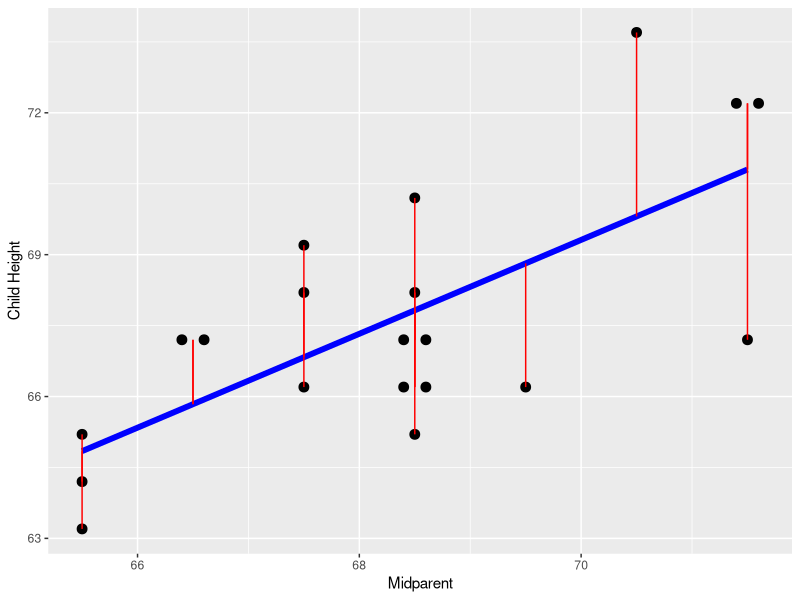

R code for this plot:
## ---- chunk 1
library('ggplot2')
## ---- chunk 2
# Galton's data 
dAll <- read.table('Galton.csv',header=TRUE,sep=',',stringsAsFactors=FALSE) 
print(summary(dAll))
print(var(dAll$Child))
print(var(dAll$Midparent))
print(summary(lm(Child~Midparent,data=dAll)))
mH <- mean(c(dAll$Child,dAll$Midparent))
dAll$ChildExcess <- dAll$Child - mH
dAll$MidparentExcess <- dAll$Midparent - mH
print(summary(lm(dAll$ChildExcess~dAll$MidparentExcess,data=dAll)))
set.seed(15961)
d <- dAll[sample.int(nrow(dAll),20),,drop=FALSE]
# complicated code to number repeated points
dSort <- data.frame(idx=seq_len(nrow(d)),key=paste(d$Midparent,d$Child),one=1,total=0,id=0,offset=0)
for(ki in unique(dSort$key)) {
  posns <- dSort$key==ki
  n <- sum(posns)
  dSort[posns,'total'] <- n
  dSort[posns,'id'] <- seq_len(n)
}
hasRep <- dSort$total>1
dSort[hasRep,'offset'] <- 2*(dSort[hasRep,'id']-1)/(dSort[hasRep,'total']-1) -1
d$offset <- dSort$offset
model <- lm(Child~Midparent,data=d)
print(summary(model))
d$yEst <- predict(model,newdata=d)
ggplot(data=d,aes(x=Midparent)) +
  geom_line(aes(y=yEst),size=2,color='blue') +
  scale_size() + geom_point(aes(x=(Midparent+0.1*offset),y=Child),size=3) +
  geom_segment(aes(xend=Midparent,y=Child,yend=yEst),color='red') +
  scale_y_continuous('Child Height')
